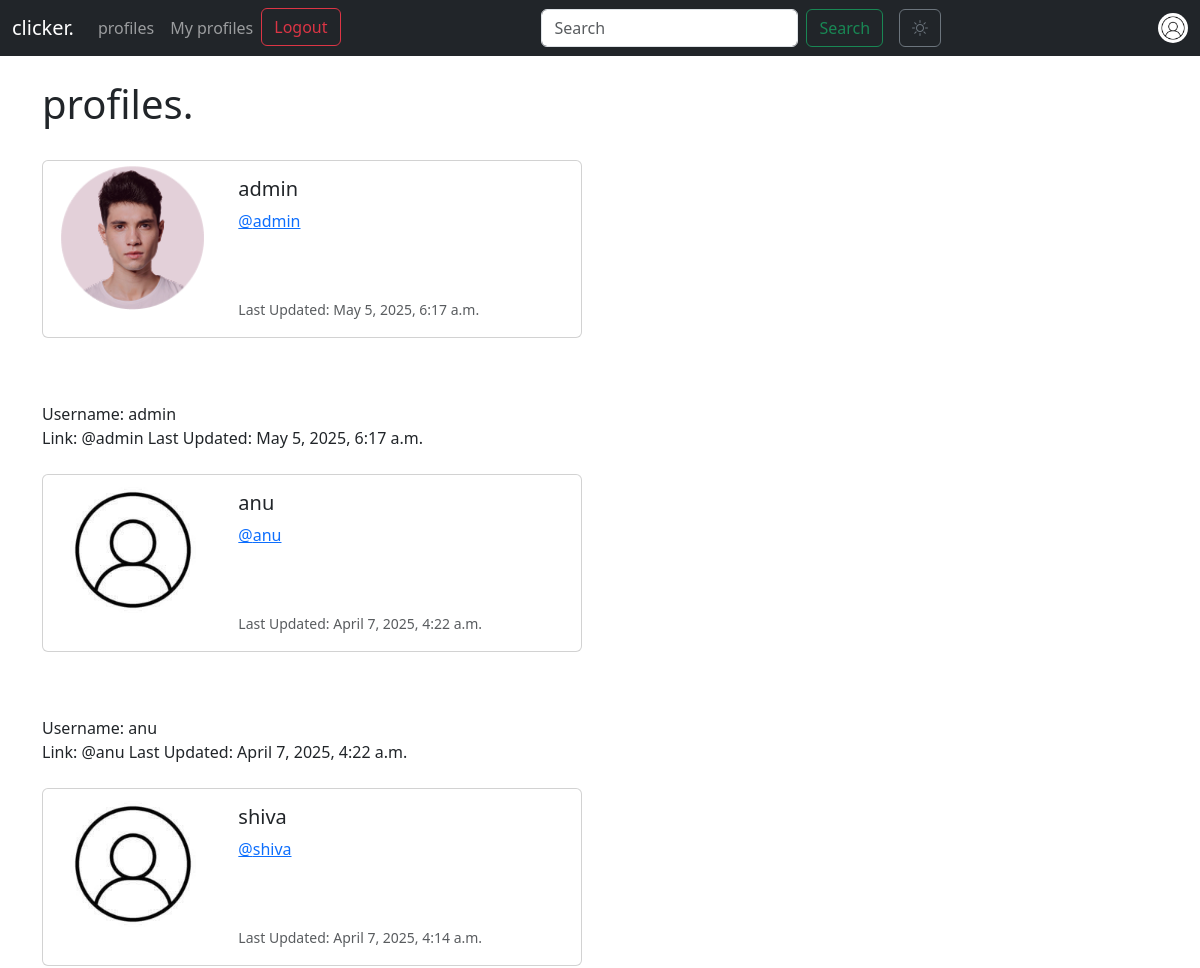
The page /profile_list/ (signed in, upper part) on the database as committed earlier.
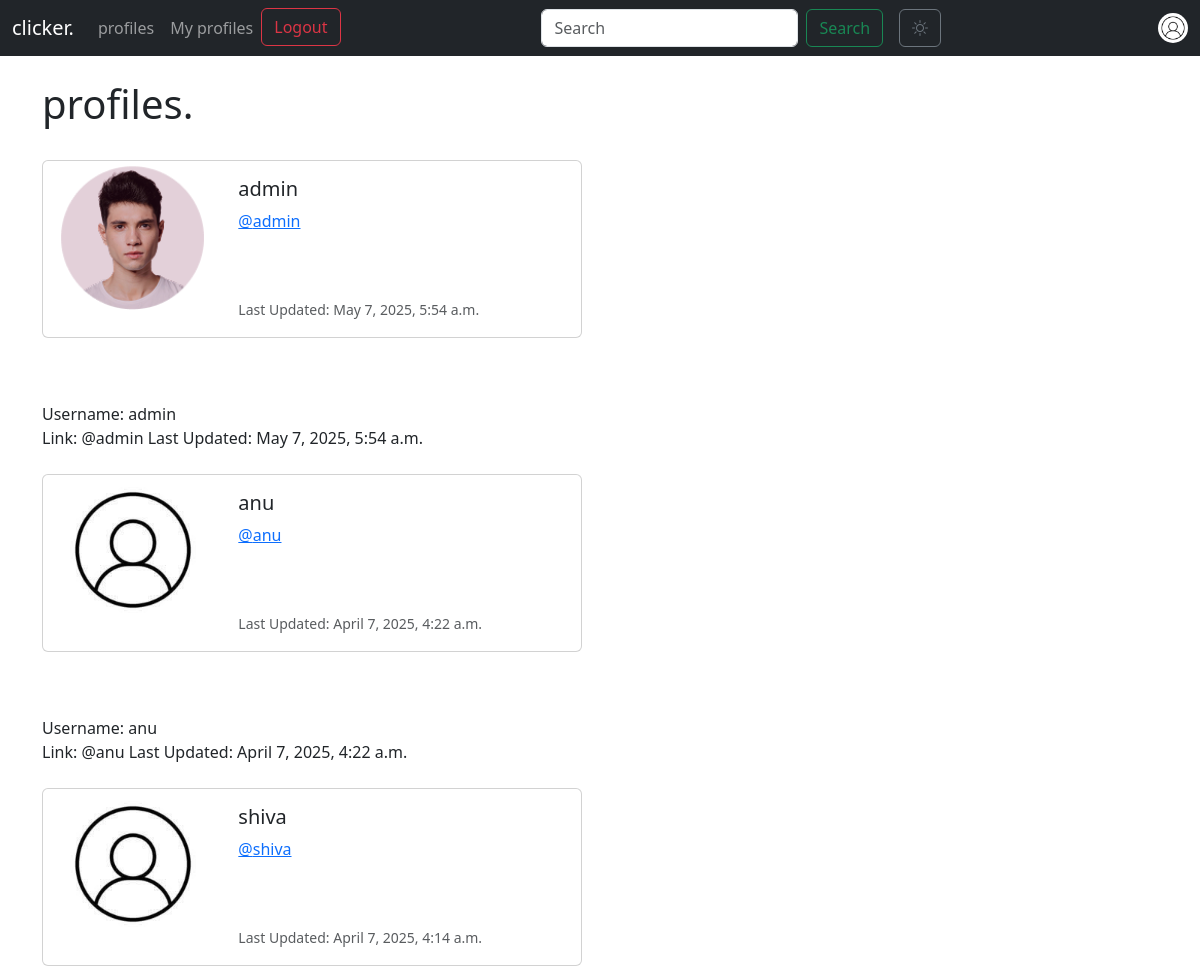
The same page on the database as committed later.
### clickerapp/models.py (models this page shows, shortened)
class Profile(models.Model):
    user = models.OneToOneField(User, on_delete=models.CASCADE)
    profile_image = models.ImageField(upload_to='profile_images/', blank=True, null=True)
    follows = models.ManyToManyField("self",
                                     related_name="followed_by",
                                     symmetrical=False,
                                     blank=True)
    date_modified = models.DateTimeField(auto_now=True)
    bio = models.TextField(blank=True, null=True)

### clickerapp/views.py (the view)
# urls.py: path('profile_list/',views.profile_list, name='profile_list'),
def profile_list(request):
    if request.user.is_authenticated:
        profiles = Profile.objects.exclude(user=request.user)
        return render(request, 'profile_list.html', {"profiles": profiles})
    else:
        messages.error(request, ("You must be logged in to view profiles."))
        return redirect('home')

### template/profile_list.html
{% extends 'base.html' %}
{% load static %}
{% block content %}
<h1>profiles.</h1>
<br/>
{% if profiles %}
    {% for profile in profiles %}
    <div class="card mb-3" style="max-width: 540px;">
        <div class="row g-0">
          <div class="col-md-4 text-center">
            {% if profile.profile_image and profile.profile_image.url %}
                <img src="{{ profile.profile_image.url }}" class="img-fluid rounded-circle" style="width: 150px; height: 150px; object-fit: cover;" alt="Profile image">
            {% else %}
                <img src="{% static 'images/default_profile_pic.jpg' %}" class="img-fluid rounded-circle" style="width: 150px; height: 150px; object-fit: cover;" alt="Default Profile Image">
            {% endif %}
        </div>
          <div class="col-md-8">
            <div class="card-body">
              <h5 class="card-title">{{ profile.user.username }}</h5>
              <p class="card-text"><a href="{% url 'profile' profile.user.id %}">@{{ profile.user.username|lower }}</a></p>
              <br/><br/>
              <p class="card-text">
                <small class="text-muted">Last Updated: {{ profile.date_modified }}</small></p>
            </div>
          </div>
        </div>
      </div>
<br/> <br/>
            Username: {{ profile.user.username }} <br/>
            Link: @{{ profile.user.username|lower }}
            Last Updated: {{ profile.date_modified }}
            <br/><br/>
    {% endfor %}
{% endif %}
{% endblock %}

Rows that differ between the two databases and show on the page:
changed Profile "admin": date_modified "May 5, 2025, 6:17 a.m." → "May 7, 2025, 5:54 a.m."
